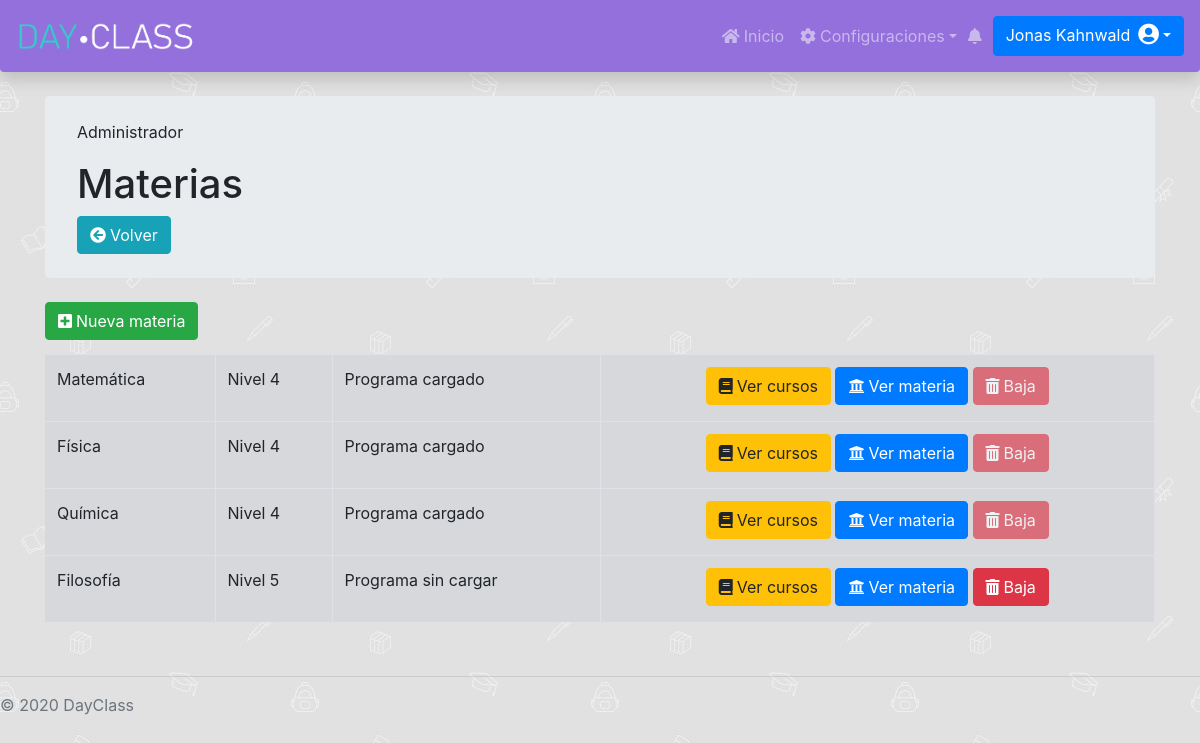
The app's page /Administrador/MateriaCurso/Materia/admMateria.php (signed in) with its own data.
### tables this page shows
CREATE TABLE `materia` (
  `id` int(11) NOT NULL AUTO_INCREMENT,
  `fechaAltaMateria` date DEFAULT NULL,
  `fechaBajaMateria` date DEFAULT NULL,
  `nivelMateria` int(11) NOT NULL,
  `nombreMateria` varchar(255) DEFAULT NULL,
  `cargaHorariaMateria` int(11) DEFAULT NULL,
  PRIMARY KEY (`id`)
);

### Administrador/MateriaCurso/Materia/admMateria.php (the view, shortened to what this page needs)
<?php
include "../../../databaseConection.php";
?>
<link rel="stylesheet" href="https://cdnjs.cloudflare.com/ajax/libs/twitter-bootstrap/4.1.3/css/bootstrap.css">
<link rel="stylesheet" href="https://cdn.datatables.net/1.10.21/css/dataTables.bootstrap4.min.css">
<div class="container">
    <div class="jumbotron my-4 py-4">
        <p class="card-text">Administrador</p>
        <h1>Materias</h1>
        <a href="/DayClass/Administrador/index.php" class="btn btn-info"><i class="fa fa-arrow-circle-left mr-1"></i>Volver</a>
    </div>
    <button class="btn btn-success" data-toggle="modal" data-target="#staticBackdrop1"><i class="fa fa-plus-square mr-1"></i>Nueva materia</button>
    <div class="my-2 table-responsive">
        <?php
        $currentDate = date('Y-m-d');
        $consulta1 = $con->query("SELECT * FROM `materia` WHERE `fechaBajaMateria` IS NULL  ORDER BY id ASC");
        if(($consulta1->num_rows)!=0){
        echo "<table id='dataTable' class='table table-secondary table-bordered table-hover'>";
            echo "<tbody>";
                while ($resultado1 = $consulta1->fetch_assoc()) {
                    $idmateria = $resultado1['id'];
                    $consulta2 = $con->query("SELECT * FROM programamateria WHERE materia_id = '$idmateria' AND fechaDesdePrograma <= '$currentDate' AND fechaHastaPrograma IS NULL");
                    $url = 'bajaMateria.php?id='.$idmateria;
                    $nombreMateria = $resultado1['nombreMateria'];
                    $nivelMateria = $resultado1['nivelMateria'];
                    if(($consulta2->num_rows)!=0){
                        $cargado = "Programa cargado";
                    } else {
                        $cargado = "Programa sin cargar";
                    }
                    $classHabilitado = "btn btn-danger mb-1";
                    $consultaCursosMateria = $con->query("SELECT curso.id AS idCurso, curso.fechaDesdeCursado, curso.fechaHastaCursado FROM curso, materia WHERE materia.id = '$idmateria' AND materia.id = curso.materia_id AND curso.fechaDesdeCurActual <= '$currentDate' AND curso.fechaHastaCurActul IS NULL AND curso.fechaDesdeCursado <= '$currentDate' AND curso.fechaHastaCursado > '$currentDate'");
                    if(mysqli_num_rows($consultaCursosMateria) != 0 ){
                         while ($cursosMateria = $consultaCursosMateria->fetch_assoc()){
                             $idCurso = $cursosMateria["idCurso"];
                             $fechaDesdeCursado = $cursosMateria["fechaDesdeCursado"];
                             $fechaHastaCursado = $cursosMateria["fechaHastaCursado"];
                             $consultaAlumnos = $con->query("SELECT * FROM `alumnocursoactual` WHERE `fechaDesdeAlumCurAc` = '$fechaDesdeCursado' AND `fechaHastaAlumCurAc` = '$fechaHastaCursado'  AND `curso_id` = '$idCurso' ");
                             if(mysqli_num_rows($consultaAlumnos) != 0 ){
                                $classHabilitado = "btn btn-danger mb-1 disabled";
                                break;
                            }
                         }
                    }
                    echo "<tr>
                        <td>" . $nombreMateria . "</td>
                        <td>Nivel $nivelMateria</td>
                        <td>".$cargado."</td>
                        <td class='text-center'>
                            <a class='btn btn-warning mb-1' href='/DayClass/Administrador/MateriaCurso/Curso/admCurso.php?id=".$resultado1['id']."'><i class='fa fa-book mr-1'></i>Ver cursos</a>
                            <a class='btn btn-primary mb-1' href='/DayClass/Administrador/MateriaCurso/Materia/verMateria.php?id=$idmateria'><i class='fa fa-university mr-1'></i>Ver materia</a>
                            <a class='$classHabilitado' data-emp-id=".$idmateria." onclick='return confirmDelete()' href='$url'><i class='fa fa-trash mr-1'></i>Baja</a>
                        </td>
                    </tr>";
                }
        echo "</tbody>";
        echo "</table>";
        }else{
             echo "<div class='alert alert-warning' role='alert'>
                        <h5><i class='fa fa-exclamation-circle mr-2'></i>Aún no hay materias creadas.</h5>
                    </div>";
        }
                ?>
    </div>
</div>

### DayClassStyle.css (style rules this page uses)
.dayclassnav { background-color: mediumpurple; }
.abajo-pagina { position: absolute; bottom: auto; width: 100%; }
body { padding-top: 4.5rem; background-image: url("/DayClass/images/school.jpg"); background-repeat: repeat; background-attachment: fixed; }

### records on screen
materia: nombreMateria "Matemática", nivelMateria "4", cargado "Programa cargado"
materia: nombreMateria "Física", nivelMateria "4", cargado "Programa cargado"
materia: nombreMateria "Química", nivelMateria "4", cargado "Programa cargado"
materia: nombreMateria "Filosofía", nivelMateria "5", cargado "Programa sin cargar"
